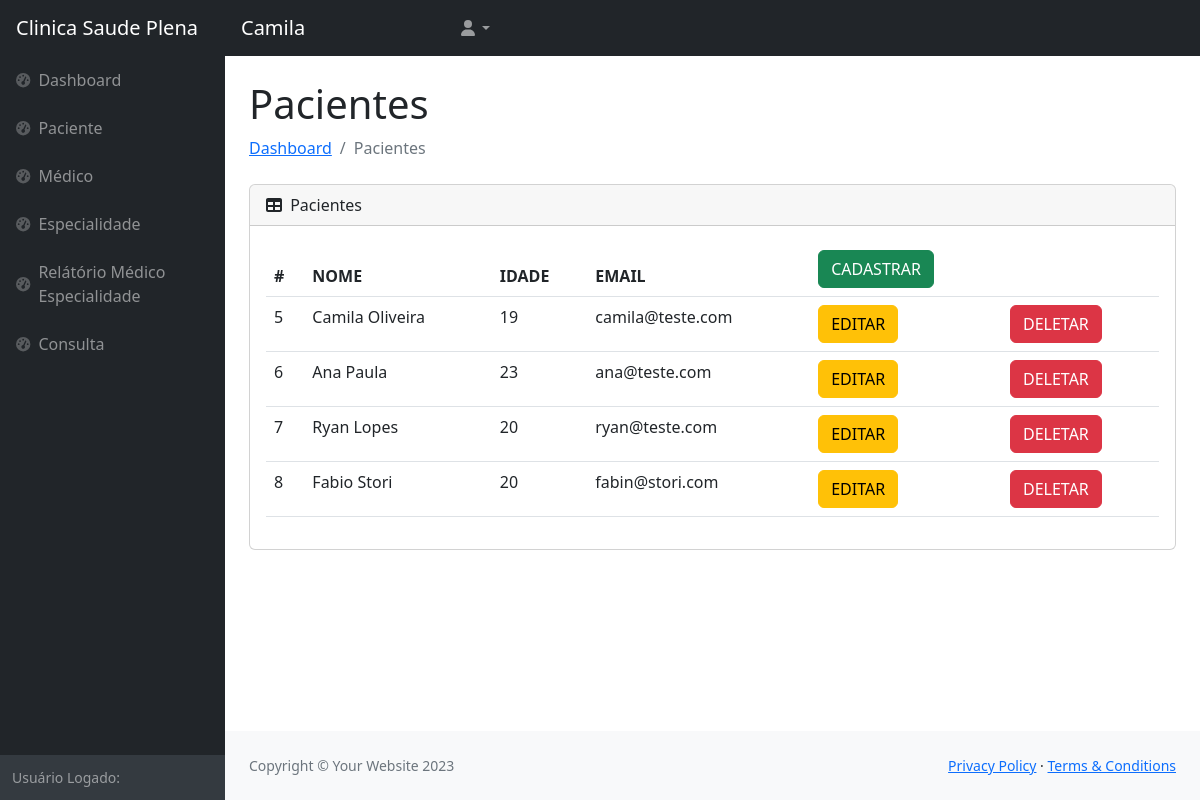
/front/tabelas/paciente.php (signed in), run on the app's committed database.
### tables this page shows
CREATE TABLE `usuario` (
  `idUser` int(11) NOT NULL,
  `nomeUser` varchar(100) NOT NULL,
  `username` varchar(100) NOT NULL,
  `password` varchar(100) NOT NULL
);

CREATE TABLE `paciente` (
  `idPaciente` int(11) NOT NULL,
  `nomePaciente` varchar(50) NOT NULL,
  `idadePaciente` int(11) NOT NULL,
  `email` varchar(50) NOT NULL
);

### front/Tabelas/paciente.php (the view, shortened to what this page needs)
<?php
require("../../backand/conexao.php");
$username = $_SESSION["username"];
     $query = "SELECT * FROM usuario WHERE username = '$username'";
              $busca = mysqli_query($conn, $query);
              while ($dados = mysqli_fetch_array($busca)) {
                $nome = $dados['nomeUser'];
?>
<!DOCTYPE html>
<html lang="en">
    <head>
        <link href="https://cdn.jsdelivr.net/npm/simple-datatables@7.1.2/dist/style.min.css" rel="stylesheet" />
        <link href="../css/styles.css" rel="stylesheet" />
    </head>
    <body class="sb-nav-fixed">
        <nav class="sb-topnav navbar navbar-expand navbar-dark bg-dark">
            <a class="navbar-brand ps-3" href="index.html">Clinica Saude Plena</a>
            <a class="navbar-brand ps-3" href="index.html"><?php echo $nome; }?></a>
            <ul class="navbar-nav ms-auto ms-md-0 me-3 me-lg-4">
                <li class="nav-item dropdown">
                    <a class="nav-link dropdown-toggle" id="navbarDropdown" href="#" role="button" data-bs-toggle="dropdown" aria-expanded="false"><i class="fas fa-user fa-fw"></i></a>
                </li>
            </ul>
        </nav>
        <div id="layoutSidenav">
            <div id="layoutSidenav_nav">
            <?php require('nav.php');?>
            </div>
            <div id="layoutSidenav_content">
                <main>
                    <div class="container-fluid px-4">
                        <h1 class="mt-4">Pacientes</h1>
                        <ol class="breadcrumb mb-4">
                            <li class="breadcrumb-item"><a href="index.html">Dashboard</a></li>
                            <li class="breadcrumb-item active">Pacientes</li>
                        </ol>
                        <div class="card mb-4">
                            <div class="card-header">
                                <i class="fas fa-table me-1"></i>
                                Pacientes
                            </div>
                            <div class="card-body">
                                <table class="table">
                                    <thead>
                                      <tr>
                                        <th scope="col">#</th>
                                        <th scope="col">NOME</th>
                                        <th scope="col">IDADE</th>
                                        <th scope="col">EMAIL</th>
                                        <th scope="col"><a href="../form/cadPaciente.php" type="button" class="btn btn-success">CADASTRAR</a></th>
                                        <th scope="col"></th>
                                      </tr>
                                    </thead>
                                    <tbody>
                                      <tr>
                                      <?php
                                        require('../../backand/conexao.php');
                                        $query = "SELECT * FROM Paciente";
                                        $busca = mysqli_query($conn, $query);
                                        while ($dados = mysqli_fetch_array($busca)) {
                                      ?>
                                        <td><?php echo $dados['idPaciente'] ?></td>
                                        <td><?php echo $dados['nomePaciente'] ?></td>
                                        <td><?php echo $dados['idadePaciente'] ?></td>
                                        <td><?php echo $dados['email'] ?></td>
                                        <td><a type="button" class="btn btn-warning" href="../form/editPaciente.php?idPaciente=<?php echo $dados['idPaciente']?>">EDITAR</a></td>
                                        <td><a class="btn btn-danger" href="../../backand/delPaciente.php?idPaciente=<?php echo $dados['idPaciente']?>">DELETAR</a></td>
                                      </tr>
                                      <?php } ?>
                                    </tbody>
                                  </table>
                            </div>
                        </div>
                    </div>
                </main>
                <footer class="py-4 bg-light mt-auto">
                    <div class="container-fluid px-4">
                        <div class="d-flex align-items-center justify-content-between small">
                            <div class="text-muted">Copyright &copy; Your Website 2023</div>
                            <div>
                                <a href="#">Privacy Policy</a>
                                &middot;
                                <a href="#">Terms &amp; Conditions</a>
                            </div>
                        </div>
                    </div>
                </footer>
            </div>
        </div>
    </body>
</html>

### data on the page
usuario: nomeUser "Camila"
paciente: idPaciente "5", nomePaciente "Camila Oliveira", idadePaciente "19", email "camila@teste.com"
paciente: idPaciente "6", nomePaciente "Ana Paula", idadePaciente "23", email "ana@teste.com"
paciente: idPaciente "7", nomePaciente "Ryan Lopes", idadePaciente "20", email "ryan@teste.com"
paciente: idPaciente "8", nomePaciente "Fabio Stori", idadePaciente "20", email "fabin@stori.com"
